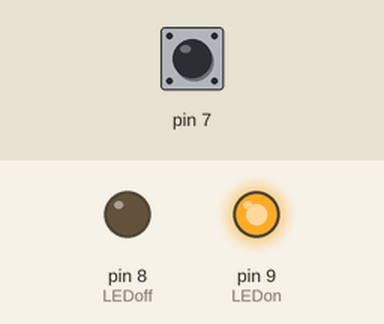
A sketch run on a simulated Arduino Uno, built with avr-gcc and run on an emulated ATmega328P. Parts: output pins drawn as LEDs (lit = HIGH). Dashed ring = blinking. The test bench sets the inputs (shaded band); at power-on: pin 7 LOW.

Above: at 0.75 s.
At 1.2 s:
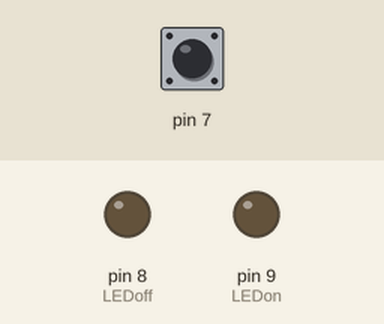
1.3 s: pin 7 pulsed HIGH 2 times (0.12 s each, 0.3 s apart)
At 2.79 s:
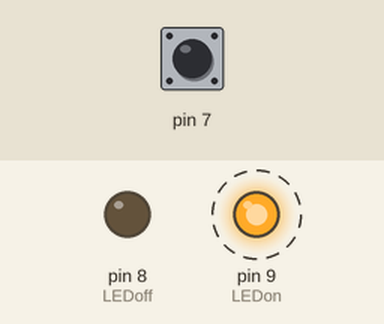
Timing chart, 0 to 10.3 s (numbered marks = the images above; inputs shaded):
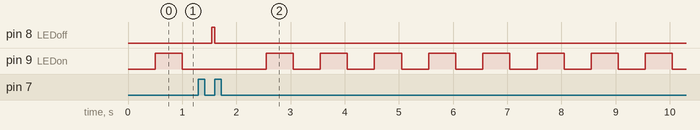

The sketch:

buttonLED.ino
```cpp
int buttonState=0;
int buttonToggle=1;
int LEDon=9;
int LEDoff=8;
int LEDsave;
const long interval=500;
unsigned long previousTme=0;
int ledState=LOW;
void setup() {
  Serial.begin(9600);
  pinMode(9,OUTPUT);
  pinMode(8,OUTPUT);
  pinMode(7,INPUT);
}

void loop() {
  unsigned long currentTme=millis();

  buttonState=digitalRead(7);

  if (buttonState==HIGH) {
    LEDsave=LEDon;
    LEDon=LEDoff;
    LEDoff=LEDsave;
    digitalWrite(LEDoff,LOW);
    delay(250);
  }

  if (currentTme-previousTme>=interval) {
    previousTme=currentTme;
    if (ledState == LOW) {
      ledState = HIGH;
    }
    else {
      ledState = LOW;
    }
    digitalWrite(LEDon,ledState);
  }

}


//Track time in milis, in if statement, so that if current time- previous time = interval then blink it or whatver
//so that it doestn use delay an I can also check to see if the button is being pressed
```

Measured:
- after the input at 1.3 s, pin 8 (LEDoff): LOW → HIGH after 0.25 s, → LOW 0.05 s later
- by itself, pin 9 (LEDon): alternates HIGH for 0.50 s and LOW for 0.50 s
